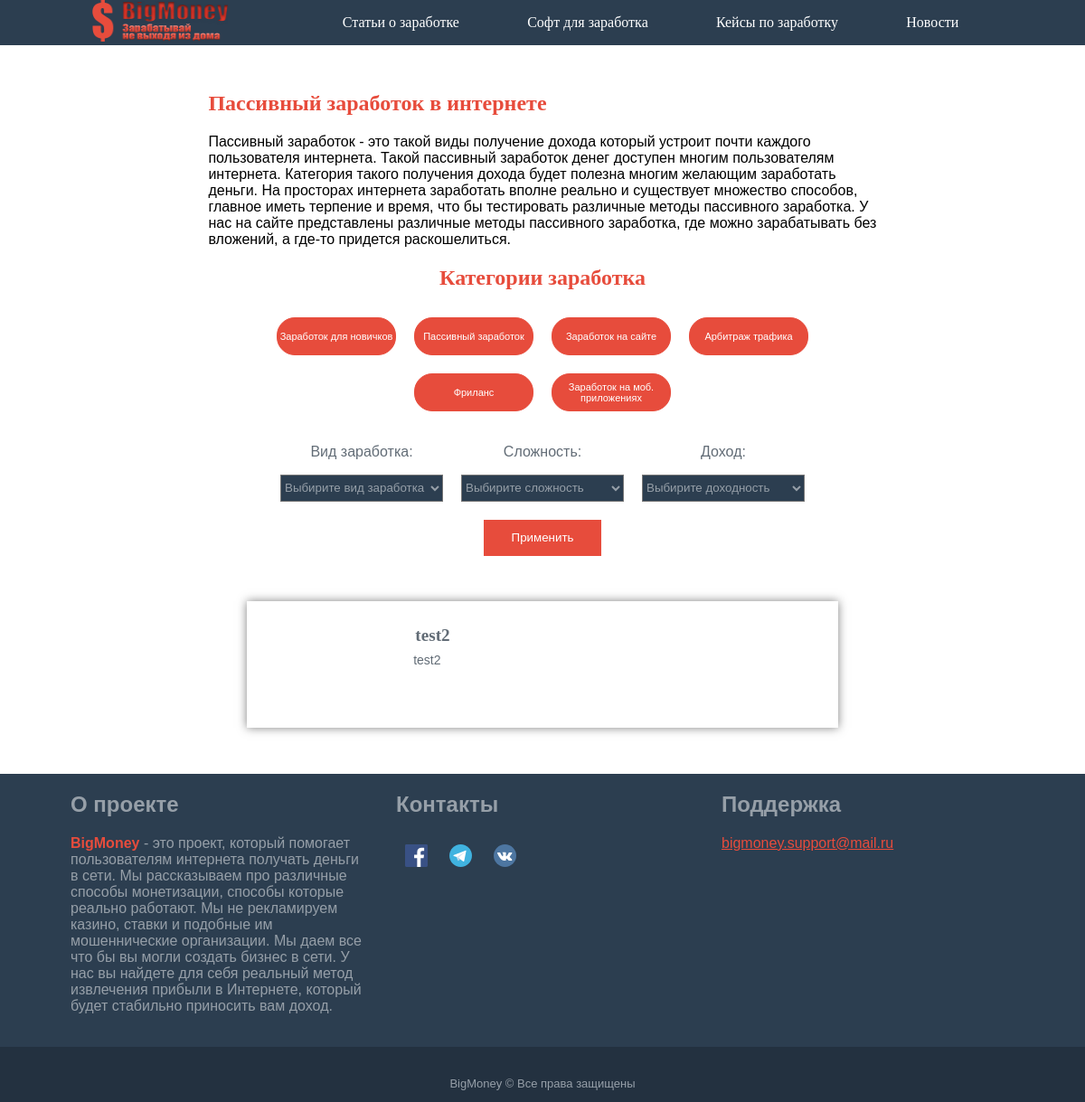
The app's page /post/passivnyj/index.php, older data.
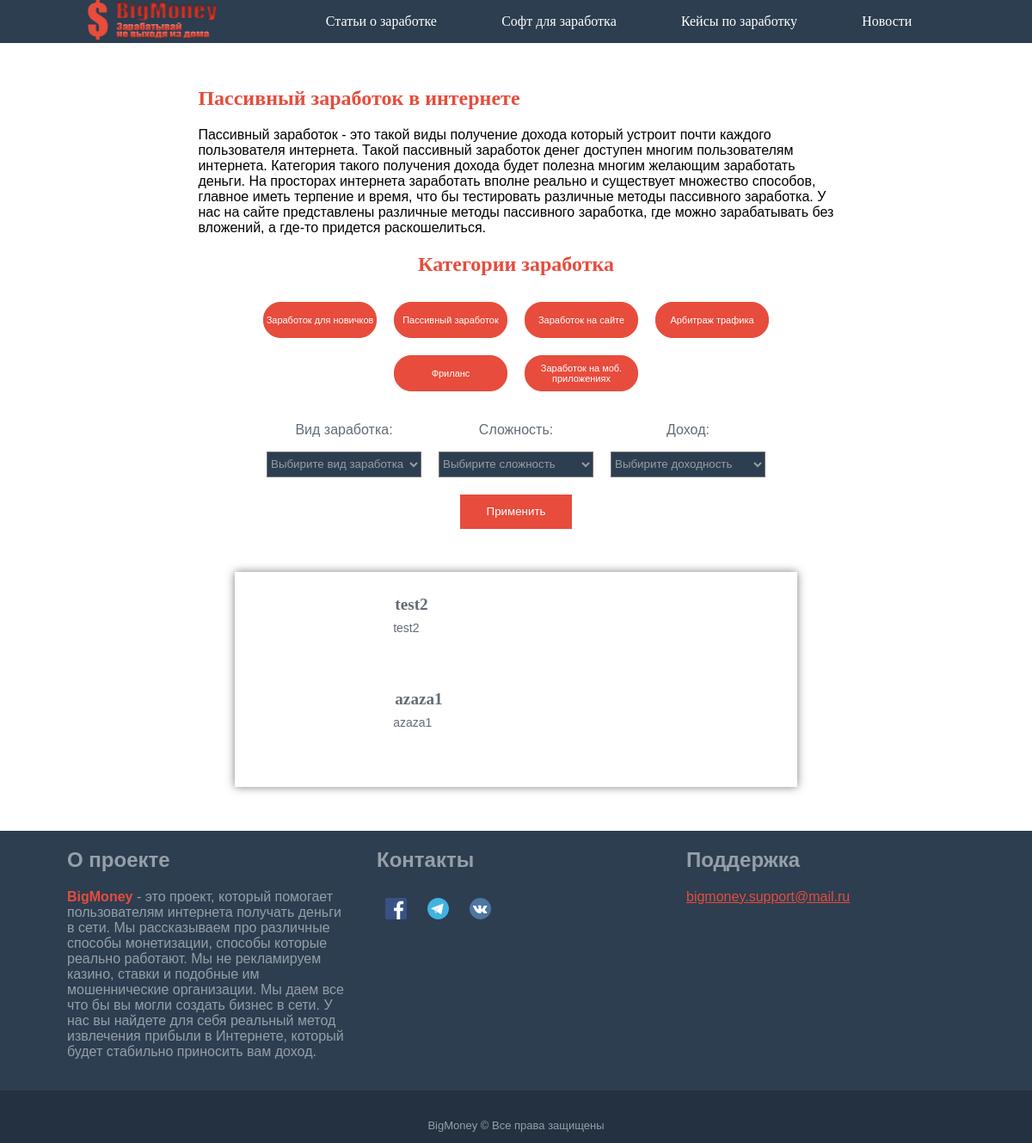
The same page, newer data.
### tables this page shows
CREATE TABLE `post` (
  `id` int(11) NOT NULL,
  `name` varchar(64) NOT NULL,
  `title-braus` varchar(70) DEFAULT NULL,
  `description-braus` varchar(140) DEFAULT NULL,
  `title-katalog` varchar(60) NOT NULL,
  `description-katalog` varchar(120) NOT NULL,
  `one-title-page` varchar(56) DEFAULT NULL,
  `two-title-page` varchar(56) DEFAULT NULL,
  `one-text` text,
  `two-text` text,
  `image` text,
  `linkPartner` text,
  `plus` text,
  `minus` text,
  `money-level` varchar(56) DEFAULT NULL,
  `hard-level` varchar(56) DEFAULT NULL,
  `date` date DEFAULT NULL,
  `coments` text,
  `site` varchar(16) DEFAULT NULL,
  `freelance` varchar(16) DEFAULT NULL,
  `arbit` varchar(16) DEFAULT NULL,
  `type` varchar(56) DEFAULT NULL,
  `newUser` varchar(16) DEFAULT NULL,
  `passiv` varchar(16) DEFAULT NULL,
  `mob` varchar(16) DEFAULT NULL
);

### src/post/passivnyj/index.php (the view, shortened to what the changed rows need)
<!DOCTYPE html>
<html>
<head>
	<link rel="stylesheet" type="text/css" href="../css/style.css">
	<link rel="stylesheet" type="text/css" href="../css/modification.css">
</head>
<body>
<form method="POST" action=<?php echo $_SERVER['PHP_SELF'];?> enctype="multipart/form-data">
	<section class="container">
		<div class="text katalog-text">
			<h1 class="text__title">Пассивный заработок в интернете</h1>
		</div>
		<center>
		<div class="categories">
			<h2 class="categories__title">Категории заработка</h2>
		</div>
		<div class="content">
			<?php
				$conect = mysqli_connect('localhost','root','','posting');
				if(isset($_POST['go'])){
				$hard= mysqli_real_escape_string($conect, trim($_POST['hard']));
				$money= mysqli_real_escape_string($conect, trim($_POST['money']));
				$type = mysqli_real_escape_string($conect, trim($_POST['type']));
				$state = mysqli_query($conect,"SELECT `name`, `image`, `title-katalog`, `description-katalog`, `money-level`, `hard-level`, `type` FROM `post` WHERE `passiv` = 'on'");
					while ($result_state  = mysqli_fetch_array($state)){
						$img = str_replace("/post","",$result_state['image']);
						if(($result_state['type'] == $type && $hard == 'Выбирите сложность' && $money == 'Выбирите доходность') || ($result_state['type'] == $type && $hard == $result_state['hard-level'] && $money == $result_state['money-level']) || ($result_state['type'] == $type && $hard == $result_state['hard-level']) || ($result_state['type'] == $type && $money == $result_state['money-level']) || ($type == 'Выбирите вид заработка' && $hard == $result_state['hard-level'] && $money == 'Выбирите доходность') || ($type == 'Выбирите вид заработка' && $hard == $result_state['hard-level'] && $money == $result_state['money-level']) || ($type == 'Выбирите вид заработка' && $hard == 'Выбирите сложность' && $money == $result_state['money-level']) ){
							echo
								'<a href="./'.$result_state['name'].'.php">
								<div class="content__element">
									<div class="content__img" id="imag" style="background-image:url(.'.$img.')"></div>
										<div class="content__text">
											<h2 class="content__title">'.$result_state['title-katalog'].'</h2>
											<p class="content__descript">'.$result_state['description-katalog'].'</p>
										</div>
									</div>
									</a>';
						}if($money == 'Выбирите доходность' && $hard == 'Выбирите сложность' && $type == 'Выбирите вид заработка'){
							echo
								'<a href="./'.$result_state['name'].'.php">
								<div class="content__element">
									<div class="content__img" style="background-image:url(.'.$img.')"></div>
									<div class="content__text">
										<h2 class="content__title">'.$result_state['title-katalog'].'</h2>
										<p class="content__descript">'.$result_state['description-katalog'].'</p>
									</div>
								</div>
								</a>';
						}
					}
				}else{
					$state = mysqli_query($conect,"SELECT `name`, `image`, `title-katalog`, `description-katalog`, `money-level`, `hard-level`, `type` FROM `post` WHERE `passiv` = 'on'");
					while ($result_state  = mysqli_fetch_array($state)){
					$img = str_replace("/post","",$result_state['image']);
					echo
						'<a href="./'.$result_state['name'].'.php">
						<div class="content__element">
							<div class="content__img" style="background-image:url(.'.$img.')"></div>
							<div class="content__text">
								<h2 class="content__title">'.$result_state['title-katalog'].'</h2>
								<p class="content__descript">'.$result_state['description-katalog'].'</p>
							</div>
						</div>
						</a>';
					}
				}
			?>
		</div>
		</center>
	</section>
	<footer class="footer">
		<div class="footer__center">
			<div class = "footer__element">
				<h2 class="footer__text">О проекте</h2>
			</div>
			<div class = "footer__element">
				<h2 class="footer__text">Контакты</h2>
			</div>
			<div class = "footer__element">
				<h2 class="footer__text">Поддержка</h2>
			</div>
		</div>
	</footer>
</form>
</body>
</html>

Row changes from the older to the newer data that the page shows:
added post: value "azaza1"
